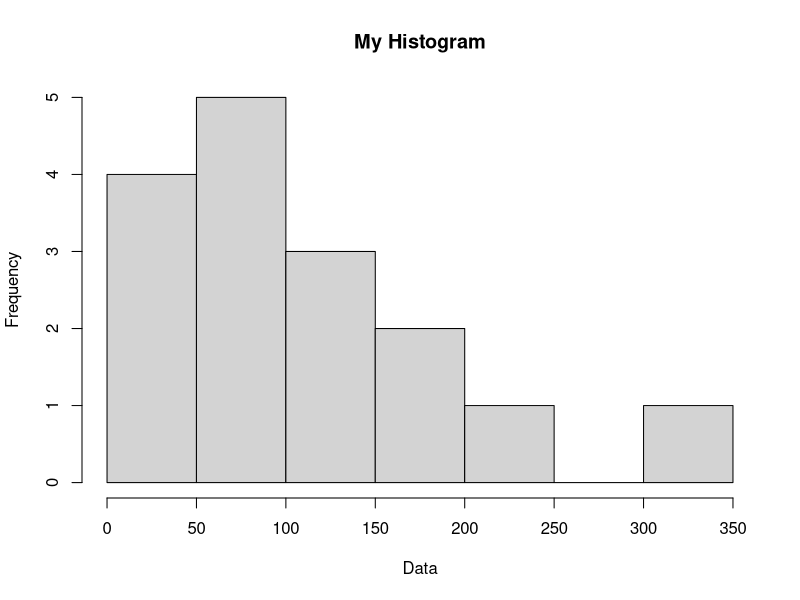

The R source for this figure:
### Midterm 2 Data Frame Calculator - IE 3610 ###

# ctrl+L to clear console
dev.off()  # But only if there IS a plot
# Clear console
cat("\014")  # ctrl+L
# Clear global environment
rm(list = ls())

# -------------------------- DATA ENTRY ------------------------------- #
DataFrame = data.frame(Header=c(198,336,70,18,122,9,50,5,163,86, 98, 110, 212,
                                121, 99, 97))
Null = 25 # Null hypothesis value
alpha = 0.05 # Set % confidence, ex) Alpha = 0.01, then confidence = 0.99
bounds = 1 # Two-sided or one-sided test?

# -------------------------- END DATA ENTRY ------------------------------- #

DataFrame # Output new data frame

## Descriptive Statistics ##
{
DataSort = DataFrame[order(DataFrame$Header),] #sort data ascending
DataSort # view new sorted data
summary(DataFrame$Header)
sampleMean = mean(DataSort) # identical answer: mean(DataFrame$Header)
sampleMedian = median(DataSort) # identical answer: median(DataFrame$Header)
print(paste("Mean:",sampleMean))
print(paste("Median:",sampleMedian))
# Create variables to calculate interquartile range / outliers
Q1 = summary(DataSort)[2] # First quartile
Q3 = summary(DataSort)[5] # Second quartile
IQR = IQR(DataSort)
upperMild = Q3+(1.5*IQR)
upperExtreme = Q3+(3*IQR)
lowerMild = Q1-(1.5*IQR)
lowerExtreme = Q1-(3*IQR)
# Output characteristics of outliers, mild and extreme
writeLines(c(paste("Upper Mild Outliers: Between",upperMild,"&",upperExtreme),
             paste("Upper Extreme Outliers: >",upperExtreme),
             paste("Lower Mild Outliers: Between",lowerMild,"&",lowerExtreme),
             paste("Lower Extreme Outliers: <",lowerExtreme)))
hist(DataSort, main="My Histogram", xlab="Data", ylab="Frequency", breaks=5)
}

## Case 3: Non-normal population, z-test, large sample (unknown σ) (Chapter 8.2)
{
  mean = mean(DataFrame$Header) # Check sample mean
  s = sd(DataFrame$Header) # Check sample standard deviation
  n = sum(table(DataFrame$Header)) # Counts your data values (n)
  test_stat = (mean - Null)/(s/sqrt(n))
  abs_test = abs((mean - Null)/(s/sqrt(n)))
  # Evaluate p-value
  if (bounds == 2){
    z_critical = qnorm(alpha/2,lower.tail = FALSE)
    p_value = 2*pnorm(abs_test,lower.tail = FALSE)
  } else {
    z_critical = qnorm(alpha,lower.tail = FALSE)
    p_value = pnorm(abs_test,lower.tail = FALSE)
  }
  if (p_value <= alpha){
    Eval = "Reject null!"
  } else {
    Eval = "Fail to reject null!"
  }
  # Evaluate rejection
  writeLines(c(paste("Case 3 (z, unknown σ, estimate mean) =>"),
               paste("Test Stat = ±",test_stat,"| Critical Value = ±",z_critical),
               paste("p-value =",p_value,"|","alpha =", alpha),Eval))
}

## Case 5: One-sample t-test for population mean (unknown σ) (Chapter 8.3)
{
  n = sum(table(DataFrame$Header)) # Counts your data values (n)
  mean = mean(DataFrame$Header) # Check mean
  s = sd(DataFrame$Header) # Check standard deviation
  test_stat = (mean - Null)/(s/sqrt(n)) # test statistic
  abs_test = abs((mean - Null)/(s/sqrt(n)))
  # Evaluate p-value
  if (bounds == 2){
    t_critical = qt(alpha/2,n-1,lower.tail = FALSE)
    p_value = 2*pt(abs_test,n-1,lower.tail = FALSE)
    CItype = "Two-Sided CI"
    upperB = paste(mean + t_critical*(s/sqrt(n)),"]")
    lowerB = paste("[",mean - t_critical*(s/sqrt(n)))
  } else {
    t_critical = qt(alpha,n-1,lower.tail = FALSE)
    p_value = pt(abs_test,n-1,lower.tail = FALSE)
    CItype = "Either/Or One-Sided CI"
    upperB = paste("UB: [-infinity,",mean + t_critical*(s/sqrt(n)),"]")
    lowerB = paste("LB: [",mean - t_critical*(s/sqrt(n)),"+infinity]")
  }
  if (p_value <= alpha){
    Eval = "Reject null!"
  } else {
    Eval = "Fail to reject null!"
  }
  # Evaluate whether or not to reject null hypothesis
  writeLines(c(paste("Case 5 (t, estimate mean) =>"),
               paste("Test Stat = ±",test_stat,"| Critical Value = ±",t_critical),
               paste("p-value =",p_value,"|","alpha =", alpha),Eval))
  # Evaluate CI
  writeLines(c(paste("Case 5:",CItype),
               paste(lowerB,upperB)))
}
